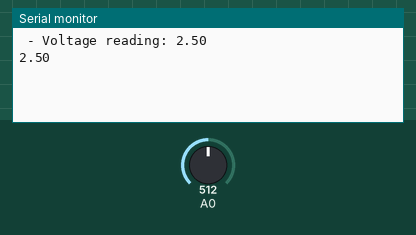
Recording of a sketch running on a simulated Arduino Uno, built with avr-gcc and run on an emulated ATmega328P. On the bench: the last lines printed to the serial monitor. The inputs (shaded band) are chosen by the test bench; at power-on: A0 = 512.

Above: at 5.8 s.
5.9 s: A0 set to 716
At 10.6 s:
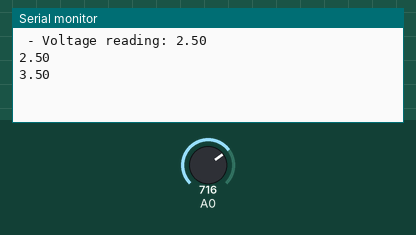
11.9 s: A0 set to 900
At 15.6 s:
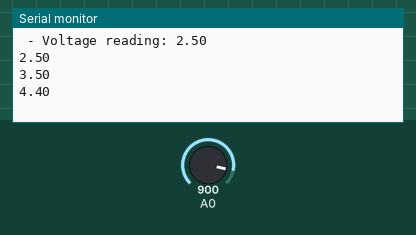
Timing chart, 0 to 17.1 s (numbered marks = the images above; inputs shaded):
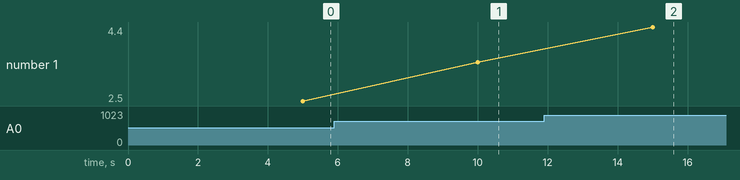

Measured:
- after the input at 5.9 s, the serial monitor: prints a new line after 4.1 s (image 1)
- after the input at 11.9 s, the serial monitor: prints a new line after 3.1 s (image 2)
- plotted number 1: 2.5 → 3.5 after the input at 5.9 s, 3.5 → 4.4 after the input at 11.9 s

The sketch:

BatteryRundownTest.ino
```cpp
/* Battery Rundown Test
 * Franklyn Watson
 *
 * Program to report on the apparent voltage of a 14.4v Roomba battery
 * Batter will be connected to analogIn via a voltage divider
 * Division will be from a max of 16v to 4.94v (due to available resistors)
 * AnalogIn must be multiplied back up to the 0-16v range then data output on Serial
 */

int analogInput;
float analogVoltage;
String outString;

void setup() {
  Serial.begin(9600);
}

void loop() {
  analogInput = analogRead(A0);                 // Get the analogIn (0-1023)
  analogVoltage = analogInput * 5.0 / 1023.0;   // Voltage = value * the ratio

  outString = millis() + " - Voltage reading: " + String(analogVoltage);

  Serial.println(outString);                    // print the string on the serial Monitor
  delay(5000);                                  // wait 5 seconds
}
```
